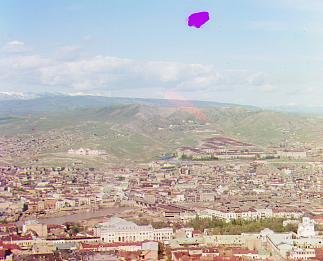
#> input picture projects/proj1/photos/bw_contrast_before.jpg, 323 x 261 px, given in place of church.tif, which was not available
$ python make_demos.py
#> lines starting #> are read from the running program, lines starting #| are printed output that depends on the picture; pictures that were not available may be replaced by others from this repository, and a replacement may not be noted
### projects/proj1/colorize.py
import argparse
import os
import time

import numpy as np
import skimage as sk
import skimage.io as skio


def split_channels(plate):
    h = plate.shape[0] // 3
#> h = 87
    b = plate[0:h]
    g = plate[h:2 * h]
    r = plate[2 * h:3 * h]
    # make all three exactly the same shape
    w = min(b.shape[1], g.shape[1], r.shape[1])
#> w = 323
    return b[:, :w], g[:, :w], r[:, :w]


def inner_crop(img, frac=0.08):
    #Return the central region of img, dropping `frac` off every edge.

#> called with frac = 0.08
    h, w = img.shape[:2]
#> h = 87; w = 323
    dh, dw = int(h * frac), int(w * frac)
#> dh = 6; dw = 25
    return img[dh:h - dh, dw:w - dw]
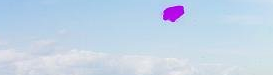
#> returned value: shape (75, 273, 3) float64; mean of channels 0, 1, 2 0.764, 0.833, 0.908; drawn as R, G, B


# ==========================================================================
# Similarity metrics
# ==========================================================================
def ssd(a, b):
    return -np.sum((a - b) ** 2)


def ncc(a, b):
    a = a - a.mean()
    b = b - b.mean()
    denom = np.linalg.norm(a) * np.linalg.norm(b)
    if denom == 0:
        return 0.0
    return float(np.sum((a / np.linalg.norm(a)) * (b / np.linalg.norm(b))))


METRICS = {"ncc": ncc, "ssd": ssd}


def _features(img, mode):
    if mode == "gradient":
        gy, gx = np.gradient(img)
        return np.hypot(gx, gy)
    return img


# ==========================================================================
# Single-scale exhaustive alignment
# ==========================================================================
def single_scale_align(mov, ref, window=15, metric="ncc", base=(0, 0), features="pixel"):
    """Search integer shifts (dy, dx) in [-window, window] around `base`.

    Returns the (dy, dx) that best aligns `mov` onto `ref`.
    """
    score_fn = METRICS[metric]
    mov_f = _features(mov, features)
    ref_f = _features(ref, features)
    ref_c = inner_crop(ref_f)
    best_score, best_shift = -np.inf, base
    for dy in range(base[0] - window, base[0] + window + 1):
        for dx in range(base[1] - window, base[1] + window + 1):
            shifted = np.roll(mov_f, shift=(dy, dx), axis=(0, 1))
            s = score_fn(inner_crop(shifted), ref_c)
            if s > best_score:
                best_score, best_shift = s, (dy, dx)
#> this loop made 31 passes
#> pass 1, in ncc (call 3), `a = a - a.mean()`:
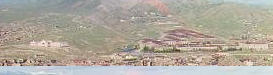
#> a: shape (75, 273, 3) float64; mean of channels 0, 1, 2 0.0289, 0.00497, -0.0339; drawn with min black and max white
#> after the loop:
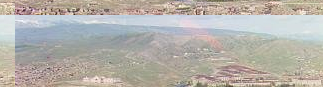
#> shifted: shape (87, 323, 3) float64; mean R, G, B 0.714, 0.698, 0.673
    return best_shift


# [23 lines left out: function pyramid_align, not called in this run]


def align(mov, ref, metric="ncc", features="pixel"):
    """Pick exhaustive vs. pyramid automatically based on image size."""
    if max(mov.shape) > 400:
        return pyramid_align(mov, ref, metric=metric, features=features)
    return single_scale_align(mov, ref, window=15, metric=metric, features=features)


# ==========================================================================
# Bells & whistle: automatic cropping (detect the border, don't guess a margin)
# ==========================================================================
# [113 lines left out: functions _dilate, _scan_border, auto_crop, auto_contrast, white_balance_gray_world, white_balance_white_patch, not called in this run]


WHITE_BALANCE = {
    "gray_world": white_balance_gray_world,
    "white_patch": white_balance_white_patch,
}


# ==========================================================================
# Bells & whistle: better color mapping (decorrelation stretch)
# ==========================================================================
# [22 lines left out: function decorrelation_stretch, not called in this run]


# ==========================================================================
# Top-level driver
# ==========================================================================
def colorize(path, metric="ncc", features="pixel",
            crop=True, contrast=True, wb="gray_world", color_map="none"):
    """Run the full pipeline on one plate file.

    Returns (final_rgb, baseline_rgb, info). `baseline_rgb` is the
    pre-bells-and-whistles result (aligned stack only) for before/after
    comparisons; `info` carries the offsets to print / log.
    """
    plate = sk.img_as_float(skio.imread(path))
    b, g, r = split_channels(plate)

    g_off = align(g, b, metric=metric, features=features)
    r_off = align(r, b, metric=metric, features=features)
#> call 2 of single_scale_align, with window = 15, metric = 'ncc', base = (0, 0), features = 'pixel'
#> the loop in single_scale_align (call 2), `for dy in range(base[0] - window, base[0] + window + 1):` made 31 passes
#> pass 1, in ncc (call 965), `a = a - a.mean()`:
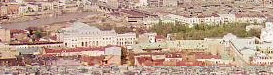
#> a: shape (75, 273, 3) float64; mean of channels 0, 1, 2 0.0984, -0.0152, -0.0832; drawn with min black and max white
#> after the loop in single_scale_align (call 2), `for dy in range(base[0] - window, base[0] + window + 1):`:
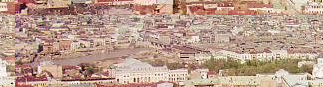
#> shifted: shape (87, 323, 3) float64; mean R, G, B 0.729, 0.613, 0.551
    g_a = np.roll(g, shift=g_off, axis=(0, 1))
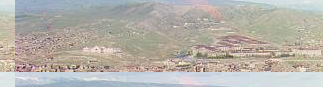
#> g_a: shape (87, 323, 3) float64; mean R, G, B 0.714, 0.698, 0.673
    r_a = np.roll(r, shift=r_off, axis=(0, 1))
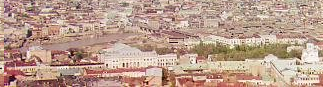
#> r_a: shape (87, 323, 3) float64; mean R, G, B 0.729, 0.613, 0.551

    baseline = np.clip(np.dstack([r_a, g_a, b]), 0.0, 1.0)
    rgb = baseline

    crop_box = (0, 0, 0, 0)
    if crop:
        rgb, crop_box = auto_crop(rgb)
    if color_map == "decorrelation":
        rgb = decorrelation_stretch(rgb)
    if wb != "none":
        rgb = WHITE_BALANCE[wb](rgb)
    if contrast:
        rgb = auto_contrast(rgb)

    info = dict(g_off=g_off, r_off=r_off, crop_box=crop_box)
    return rgb, baseline, info


def _save(rgb, out_path):
    os.makedirs(os.path.dirname(out_path) or ".", exist_ok=True)
    skio.imsave(out_path, sk.img_as_ubyte(rgb))


# [74 lines left out: functions _to_xy, _process_one, main, not called in this run]


# [2 lines that do not run on import are left out]

### projects/proj1/make_demos.py
"""
One-off script to generate isolated before/after demo images for the
webpage -- each bells & whistle shown on its own, not combined with the
others. Not part of the graded pipeline; safe to delete after the webpage
assets are built. Keep this in sync with what index.html actually
references (see make_web_assets.py) -- it drifted out of sync once before.
"""
import os
import numpy as np
import skimage as sk
import skimage.io as skio

import colorize as c

OUT = "demo_output"
os.makedirs(OUT, exist_ok=True)


def save(rgb, name):
    path = os.path.join(OUT, name)
#> (the run stopped early here; a loop or call above may not have finished)

$ run again, on projects/proj1/photos/bw_crop_before.jpg
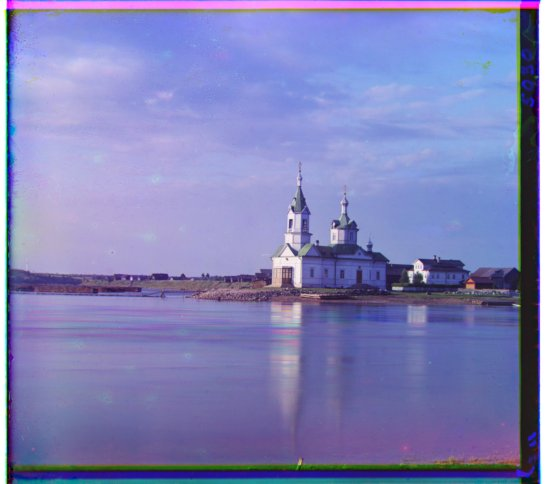
#> input picture projects/proj1/photos/bw_crop_before.jpg, 550 x 484 px, given in place of church.tif, which was not available
#> the loop in single_scale_align, `for dy in range(base[0] - window, base[0] + window + 1):` made 31 passes
#> pass 1, in ncc (call 3), `a = a - a.mean()`:
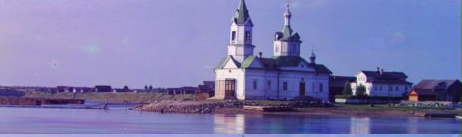
#> a: shape (137, 462, 3) float64; mean of channels 0, 1, 2 -0.0581, -0.0662, 0.124; drawn with min black and max white
#> in colorize, `r_a = np.roll(r, shift=r_off, axis=(0, 1))`:
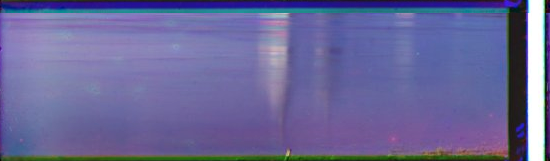
#> r_a: shape (161, 550, 3) float64; mean R, G, B 0.412, 0.406, 0.6

$ run again, on projects/proj1/photos/bw_features_before.jpg
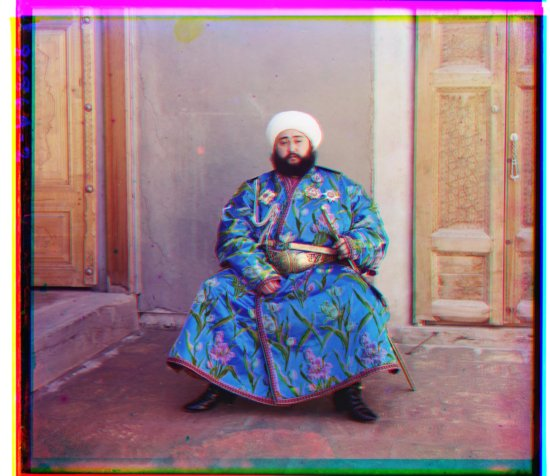
#> input picture projects/proj1/photos/bw_features_before.jpg, 550 x 476 px, given in place of church.tif, which was not available
#> the loop in single_scale_align, `for dy in range(base[0] - window, base[0] + window + 1):` made 31 passes
#> pass 1, in ncc (call 3), `a = a - a.mean()`:
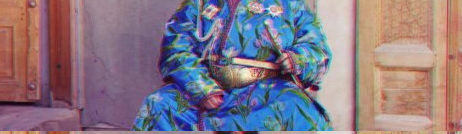
#> a: shape (134, 462, 3) float64; mean of channels 0, 1, 2 0.0242, -0.037, 0.0128; drawn with min black and max white
#> in colorize, `r_a = np.roll(r, shift=r_off, axis=(0, 1))`:
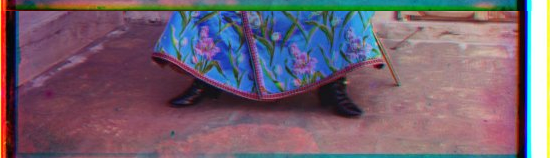
#> r_a: shape (158, 550, 3) float64; mean R, G, B 0.456, 0.382, 0.442
